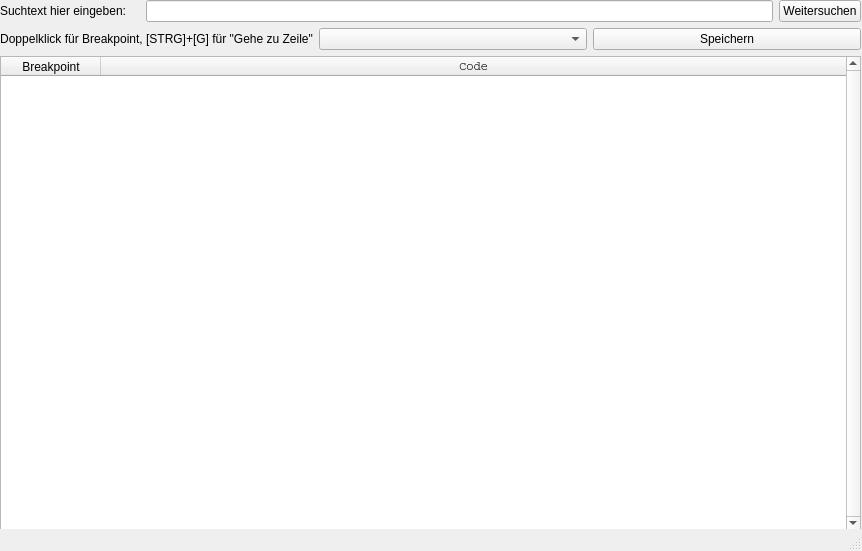
<?xml version="1.0" encoding="UTF-8"?>
<ui version="4.0">
 <class>MainWindow</class>
 <widget class="QMainWindow" name="MainWindow">
  <property name="geometry">
   <rect>
    <x>0</x>
    <y>0</y>
    <width>862</width>
    <height>551</height>
   </rect>
  </property>
  <property name="windowTitle">
   <string>Breakpoint Editor</string>
  </property>
  <property name="toolTipDuration">
   <number>-1</number>
  </property>
  <widget class="QWidget" name="centralwidget">
   <widget class="QWidget" name="gridLayoutWidget">
    <property name="geometry">
     <rect>
      <x>0</x>
      <y>0</y>
      <width>861</width>
      <height>531</height>
     </rect>
    </property>
    <layout class="QGridLayout" name="gridLayout">
     <item row="1" column="0">
      <layout class="QHBoxLayout" name="horizontalLayout">
       <item>
        <widget class="QLabel" name="srcChoice">
         <property name="sizePolicy">
          <sizepolicy hsizetype="Minimum" vsizetype="Preferred">
           <horstretch>0</horstretch>
           <verstretch>0</verstretch>
          </sizepolicy>
         </property>
         <property name="text">
          <string>Doppelklick für Breakpoint, [STRG]+[G] für &quot;Gehe zu Zeile&quot;</string>
         </property>
         <property name="alignment">
          <set>Qt::AlignCenter</set>
         </property>
        </widget>
       </item>
       <item>
        <widget class="QComboBox" name="srcCombo"/>
       </item>
       <item>
        <widget class="QPushButton" name="saveButton">
         <property name="text">
          <string>Speichern</string>
         </property>
        </widget>
       </item>
      </layout>
     </item>
     <item row="4" column="0">
      <widget class="QTableWidget" name="tableWidget">
       <property name="lineWidth">
        <number>1</number>
       </property>
       <property name="verticalScrollBarPolicy">
        <enum>Qt::ScrollBarAlwaysOn</enum>
       </property>
       <property name="showGrid">
        <bool>false</bool>
       </property>
       <property name="wordWrap">
        <bool>false</bool>
       </property>
       <property name="cornerButtonEnabled">
        <bool>false</bool>
       </property>
       <property name="columnCount">
        <number>2</number>
       </property>
       <attribute name="horizontalHeaderStretchLastSection">
        <bool>true</bool>
       </attribute>
       <column>
        <property name="text">
         <string>Breakpoint</string>
        </property>
       </column>
       <column>
        <property name="text">
         <string>Code</string>
        </property>
        <property name="font">
         <font>
          <family>Courier</family>
          <italic>false</italic>
         </font>
        </property>
       </column>
      </widget>
     </item>
     <item row="0" column="0">
      <layout class="QVBoxLayout" name="verticalLayout">
       <property name="sizeConstraint">
        <enum>QLayout::SetMinimumSize</enum>
       </property>
       <item>
        <layout class="QHBoxLayout" name="horizontalLayout_2">
         <item>
          <widget class="QLabel" name="label">
           <property name="sizePolicy">
            <sizepolicy hsizetype="Preferred" vsizetype="Preferred">
             <horstretch>0</horstretch>
             <verstretch>0</verstretch>
            </sizepolicy>
           </property>
           <property name="text">
            <string>Suchtext hier eingeben:    </string>
           </property>
          </widget>
         </item>
         <item>
          <widget class="QLineEdit" name="searchField"/>
         </item>
         <item>
          <widget class="QPushButton" name="searchButton">
           <property name="text">
            <string>Weitersuchen</string>
           </property>
          </widget>
         </item>
        </layout>
       </item>
      </layout>
     </item>
    </layout>
   </widget>
  </widget>
  <widget class="QStatusBar" name="statusbar"/>
 </widget>
 <resources/>
 <connections/>
</ui>
